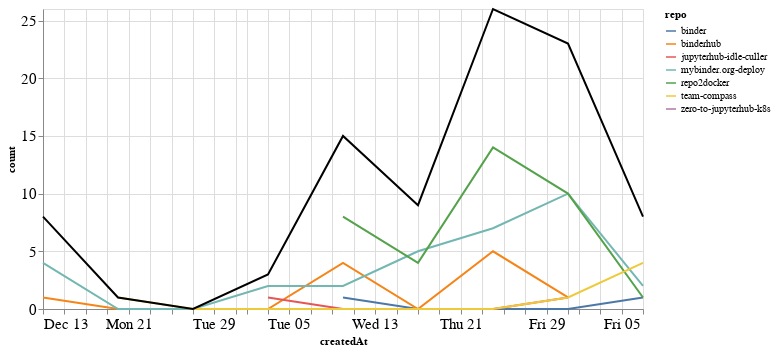

This figure's notebook cell:
### Markdown cell above
### Comments

### Code cell
comments_time = comments.groupby('repo').resample('W', on='createdAt').count()['author'].reset_index()
comments_time = comments_time.rename(columns={'author': 'count'})
comments_time_total = comments_time.groupby('createdAt').agg({"count": "sum"}).reset_index()
ch1 = alt.Chart(comments_time, width=600).mark_line().encode(
    x='createdAt',
    y='count',
    color='repo',
    tooltip="repo"
)

ch2 = alt.Chart(comments_time_total, width=600).mark_line(color="black").encode(
    x='createdAt',
    y='count',
)

ch1 + ch2

### Figure 1 — Vega-Lite specification as saved in the notebook (floating-point values rounded to 4 significant figures)
{"config": {"axisLeft": {"labelFontSize": 15}, "axisBottom": {"labelFontSize": 15}}, "layer": [{"data": {"name": "data-23700a547ad1511e4912e62c162559f9"}, "mark": "line", "encoding": {"color": {"type": "nominal", "field": "repo"}, "tooltip": {"type": "nominal", "field": "repo"}, "x": {"type": "temporal", "field": "createdAt"}, "y": {"type": "quantitative", "field": "count"}}, "width": 600}, {"data": {"name": "data-e048858ab9057b4ae4e9f3d389454d51"}, "mark": {"type": "line", "color": "black"}, "encoding": {"x": {"type": "temporal", "field": "createdAt"}, "y": {"type": "quantitative", "field": "count"}}, "width": 600}], "$schema": "https://vega.github.io/schema/vega-lite/v4.8.1.json", "datasets": {"data-23700a547ad1511e4912e62c162559f9": [{"repo": "binder", "createdAt": "2021-01-10T00:00:00", "count": 1}, {"repo": "binder", "createdAt": "2021-01-17T00:00:00", "count": 0}, {"repo": "binder", "createdAt": "2021-01-24T00:00:00", "count": 0}, {"repo": "binder", "createdAt": "2021-01-31T00:00:00", "count": 0}, {"repo": "binder", "createdAt": "2021-02-07T00:00:00", "count": 1}, {"repo": "binderhub", "createdAt": "2020-12-13T00:00:00", "count": 1}, {"repo": "binderhub", "createdAt": "2020-12-20T00:00:00", "count": 0}, {"repo": "binderhub", "createdAt": "2020-12-27T00:00:00", "count": 0}, {"repo": "binderhub", "createdAt": "2021-01-03T00:00:00", "count": 0}, {"repo": "binderhub", "createdAt": "2021-01-10T00:00:00", "count": 4}, {"repo": "binderhub", "createdAt": "2021-01-17T00:00:00", "count": 0}, {"repo": "binderhub", "createdAt": "2021-01-24T00:00:00", "count": 5}, {"repo": "binderhub", "createdAt": "2021-01-31T00:00:00", "count": 1}, {"repo": "jupyterhub-idle-culler", "createdAt": "2021-01-03T00:00:00", "count": 1}, {"repo": "jupyterhub-idle-culler", "createdAt": "2021-01-10T00:00:00", "count": 0}, {"repo": "jupyterhub-idle-culler", "createdAt": "2021-01-17T00:00:00", "count": 0}, {"repo": "jupyterhub-idle-culler", "createdAt": "2021-01-24T00:00:00", "count": 0}, {"repo": "jupyterhub-idle-culler", "createdAt": "2021-01-31T00:00:00", "count": 1}, {"repo": "mybinder.org-deploy", "createdAt": "2020-12-13T00:00:00", "count": 4}, {"repo": "mybinder.org-deploy", "createdAt": "2020-12-20T00:00:00", "count": 0}, {"repo": "mybinder.org-deploy", "createdAt": "2020-12-27T00:00:00", "count": 0}, {"repo": "mybinder.org-deploy", "createdAt": "2021-01-03T00:00:00", "count": 2}, {"repo": "mybinder.org-deploy", "createdAt": "2021-01-10T00:00:00", "count": 2}, {"repo": "mybinder.org-deploy", "createdAt": "2021-01-17T00:00:00", "count": 5}, {"repo": "mybinder.org-deploy", "createdAt": "2021-01-24T00:00:00", "count": 7}, {"repo": "mybinder.org-deploy", "createdAt": "2021-01-31T00:00:00", "count": 10}, {"repo": "mybinder.org-deploy", "createdAt": "2021-02-07T00:00:00", "count": 2}, {"repo": "repo2docker", "createdAt": "2021-01-10T00:00:00", "count": 8}, {"repo": "repo2docker", "createdAt": "2021-01-17T00:00:00", "count": 4}, {"repo": "repo2docker", "createdAt": "2021-01-24T00:00:00", "count": 14}, {"repo": "repo2docker", "createdAt": "2021-01-31T00:00:00", "count": 10}, {"repo": "repo2docker", "createdAt": "2021-02-07T00:00:00", "count": 1}, {"repo": "team-compass", "createdAt": "2020-12-20T00:00:00", "count": 1}, {"repo": "team-compass", "createdAt": "2020-12-27T00:00:00", "count": 0}, {"repo": "team-compass", "createdAt": "2021-01-03T00:00:00", "count": 0}, {"repo": "team-compass", "createdAt": "2021-01-10T00:00:00", "count": 0}, {"repo": "team-compass", "createdAt": "2021-01-17T00:00:00", "count": 0}, {"repo": "team-compass", "createdAt": "2021-01-24T00:00:00", "count": 0}, {"repo": "team-compass", "createdAt": "2021-01-31T00:00:00", "count": 1}, {"repo": "team-compass", "createdAt": "2021-02-07T00:00:00", "count": 4}, {"repo": "zero-to-jupyterhub-k8s", "createdAt": "2020-12-13T00:00:00", "count": 3}], "data-e048858ab9057b4ae4e9f3d389454d51": [{"createdAt": "2020-12-13T00:00:00", "count": 8}, {"createdAt": "2020-12-20T00:00:00", "count": 1}, {"createdAt": "2020-12-27T00:00:00", "count": 0}, {"createdAt": "2021-01-03T00:00:00", "count": 3}, {"createdAt": "2021-01-10T00:00:00", "count": 15}, {"createdAt": "2021-01-17T00:00:00", "count": 9}, {"createdAt": "2021-01-24T00:00:00", "count": 26}, {"createdAt": "2021-01-31T00:00:00", "count": 23}, {"createdAt": "2021-02-07T00:00:00", "count": 8}]}}
